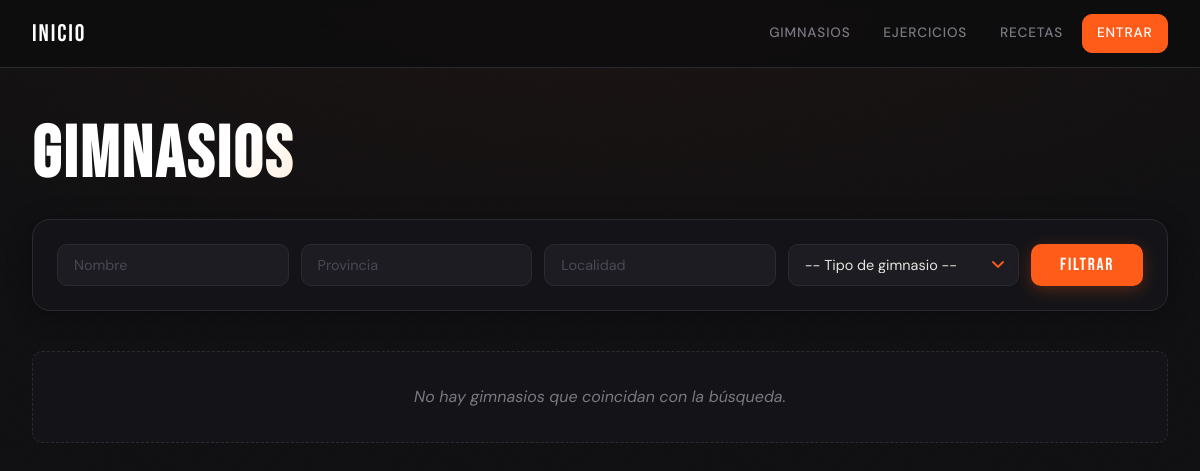
The page /gimnasios/ on the database as committed earlier.
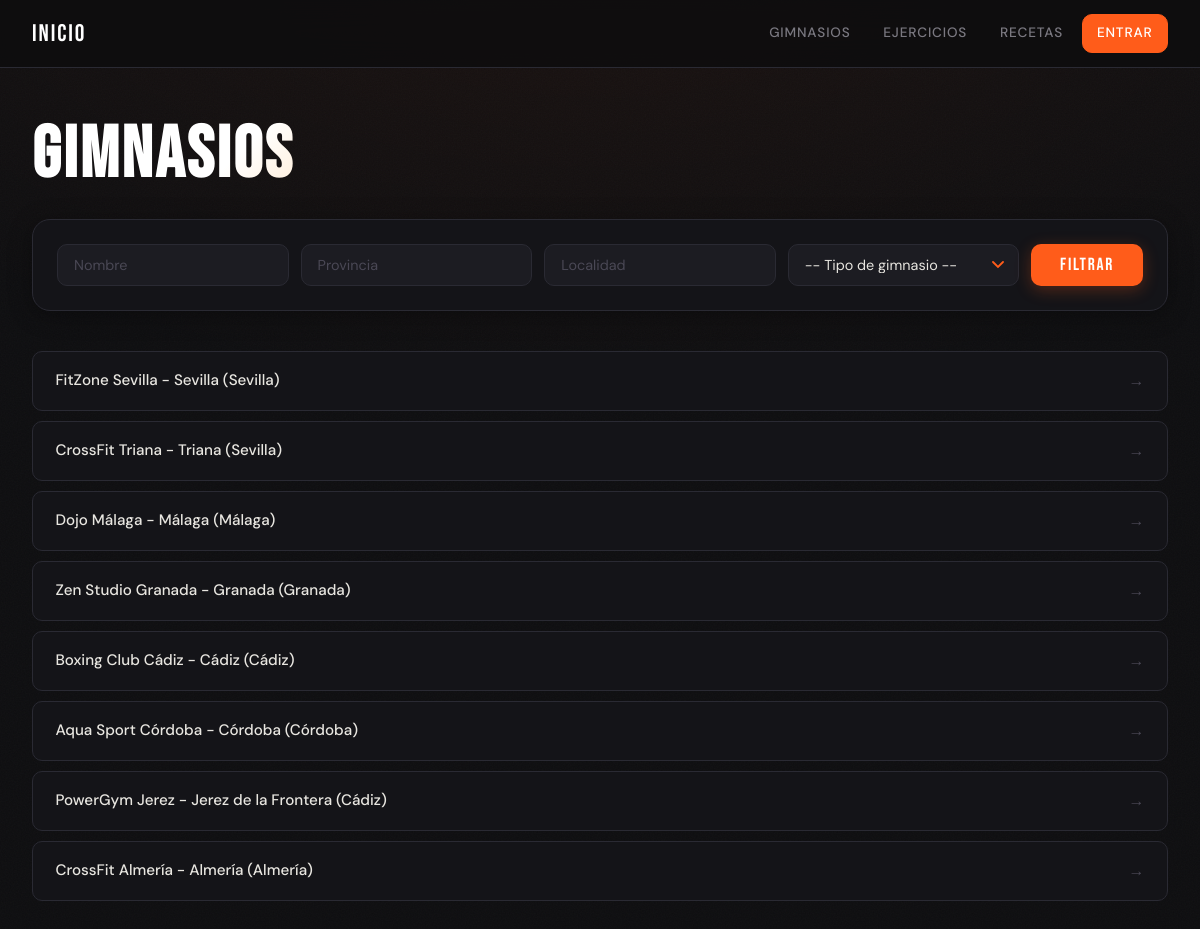
The same page on the database as committed later.
### gimnasios/models.py (models this page shows, shortened)
class Gimnasio(models.Model):
    nombre = models.CharField(max_length=100)
    telefono = models.CharField(max_length=20, blank=True)
    email = models.EmailField(blank=True)
    provincia = models.CharField(max_length=20)
    localidad = models.CharField(max_length=20)
    url = models.URLField()
    tipo_gimnasio = models.ForeignKey(
        TipoGimnasio,
        on_delete=models.SET_NULL,
        null=True,
        related_name="gimnasios"
    )

### gimnasios/views.py (the view)
# urls.py: path("", GimnasioListView.as_view(), name="lista_gimnasios"),
class GimnasioListView(ListView):
    model = Gimnasio
    template_name = "gimnasios/lista.html"
    context_object_name = "gimnasios"
    def get_queryset(self):
        queryset = super().get_queryset()
        provincia = self.request.GET.get("provincia")
        localidad = self.request.GET.get("localidad")
        nombre = self.request.GET.get("nombre")
        tipo = self.request.GET.get("tipo")
        if provincia:
            queryset = queryset.filter(provincia__icontains=provincia)
        if localidad:
            queryset = queryset.filter(localidad__icontains=localidad)
        if nombre:
            queryset = queryset.filter(nombre__icontains=nombre)
        if tipo:
            queryset = queryset.filter(tipo_gimnasio__id=tipo)
        return queryset

### templates/gimnasios/lista.html (shortened to what this page needs)
{% extends "base.html" %}
{% block content %}
<h1>Gimnasios</h1>
<form method="GET">
    <input type="text" name="nombre" placeholder="Nombre" value="{{ request.GET.nombre }}">
    <input type="text" name="provincia" placeholder="Provincia" value="{{ request.GET.provincia }}">
    <input type="text" name="localidad" placeholder="Localidad" value="{{ request.GET.localidad }}">
    <select name="tipo">
        <option value="">-- Tipo de gimnasio --</option>
    </select>
    <button type="submit">Filtrar</button>
</form>
<ul>
    {% for g in gimnasios %}
        <li>
            <a href="{% url 'gimnasios:detalle_gimnasio' g.id %}">
                {{ g.nombre }} - {{ g.localidad }} ({{ g.provincia }})
            </a>
        </li>
    {% empty %}
        <li>No hay gimnasios que coincidan con la búsqueda.</li>
    {% endfor %}
</ul>
{% endblock %}

### templates/base.html (shortened to what this page needs)
{% load static %}
<!DOCTYPE html>
<html lang="es">
<head>
    <link rel="stylesheet" href="{% static 'css/style.css' %}">
</head>
<body>
<header>
    <nav>
        <a href="/">Inicio</a>
        <a href="/gimnasios/">Gimnasios</a>
        <a href="/ejercicio/">Ejercicios</a>
        <a href="/receta/">Recetas</a>
        {% if user.is_authenticated %}
            <span>Hola, {{ user.username }}</span>
            <form method="POST" action="/logout/" style="display:inline">
                {% csrf_token %}
                <button type="submit" class="nav-logout-btn">Salir</button>
            </form>
        {% else %}
            <a href="/login/">Entrar</a>
        {% endif %}
    </nav>
</header>
<main>
    {% block content %}
    {% endblock %}
</main>
</body>
</html>

Rows that differ between the two databases and show on the page:
added Gimnasio: nombre "FitZone Sevilla", localidad "Sevilla", provincia "Sevilla"
added Gimnasio: nombre "CrossFit Triana", localidad "Triana", provincia "Sevilla"
added Gimnasio: nombre "Dojo Málaga", localidad "Málaga", provincia "Málaga"
added Gimnasio: nombre "Zen Studio Granada", localidad "Granada", provincia "Granada"
added Gimnasio: nombre "Boxing Club Cádiz", localidad "Cádiz", provincia "Cádiz"
added Gimnasio: nombre "Aqua Sport Córdoba", localidad "Córdoba", provincia "Córdoba"
added Gimnasio: nombre "PowerGym Jerez", localidad "Jerez de la Frontera", provincia "Cádiz"
added Gimnasio: nombre "CrossFit Almería", localidad "Almería", provincia "Almería"
Other text that changed with them:
text no longer shown: "No hay gimnasios que coincidan con la búsqueda."
